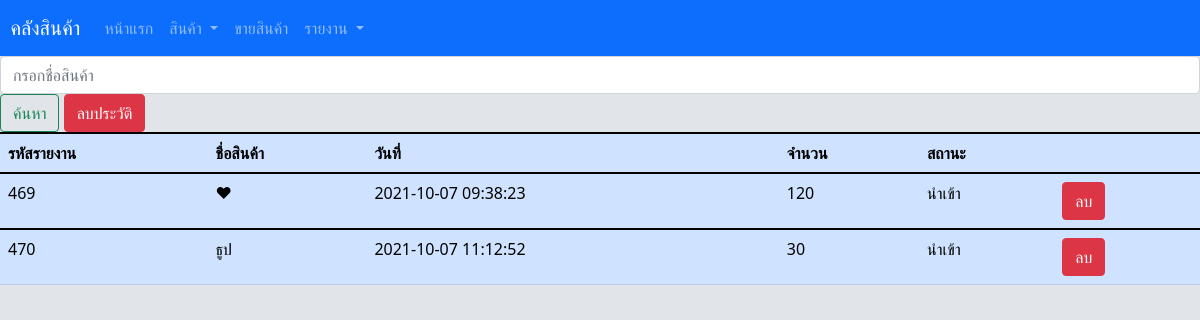
The app's page /reportadd.php with its own data.
### tables this page shows
CREATE TABLE `report` (
  `reportID` int(10) NOT NULL,
  `productID` int(10) NOT NULL,
  `productname` varchar(255) NOT NULL,
  `productcategory` varchar(255) NOT NULL,
  `date` datetime NOT NULL,
  `stat` varchar(255) NOT NULL,
  `qty` int(255) NOT NULL,
  `pricetotal` int(255) NOT NULL
);

### reportadd.php (the view, shortened to what this page needs)
<?php include 'bootstrap.php' ?>
    <head>
    </head>
<?php
require('connect.php');
$sql = "SELECT reportID,productID,productname,date,qty,stat
FROM report
 WHERE stat LIKE 'นำเข้า%'	";
$result=mysqli_query($conn,$sql);
?>
<html>
<head>
</head>
<body style="background-color:#E1E5EA;"->
<?php include 'indexform.php';?>
<form class="form-inline" action="searchreportadd.php" class="form-group" method="POST">
    <input class="form-control mr-sm-2" type="search" name ="productname" placeholder="กรอกชื่อสินค้า" aria-label="Search">
    <button class="btn btn-outline-success my-2 my-sm-0" type="submit">ค้นหา</button>
<table class="table  table-primary" >
  <tr>
    <thead>
    <th scope="col">รหัสรายงาน</th>
    <th scope="col">ชื่อสินค้า</th>
    <th scope="col">วันที่</th>
    <th scope="col">จำนวน</th>
    <th scope="col">สถานะ</th>
    <th scope="col"></th>
</tr>
  <?php
  while($row=mysqli_fetch_assoc($result)){
    ?>
<form name="form" method="POST" action="deleterepadd.php?Action=Save">
  <tr>
  <td><?php echo $row["reportID"]?></td>
    <td><?php echo $row["productname"]?></td>
    <td><?php echo $row["date"]?></td>
    <td><?php echo $row['qty']?></td>
    <td><?php echo $row["stat"]?></td>
  <td><button type="submit" class="btn btn-danger" onClick = "return confirm('คุณต้องการลบข้อมูลใช่หรือไม่?')" >ลบ</button></td>
  </form>
  <?php } ?>
  <a href = "delrepadd.php?iddel=remove" class="btn btn-danger"onClick = "return confirm('คุณต้องการลบข้อมูลใช่หรือไม่?')">ลบประวัติ</button></a>
  </table>
</body>
</html>

### records on screen
report: reportID "469", productname "♥", date "2021-10-07 09:38:23", qty "120", stat "นำเข้า"
report: reportID "470", productname "ธูป", date "2021-10-07 11:12:52", qty "30", stat "นำเข้า"
